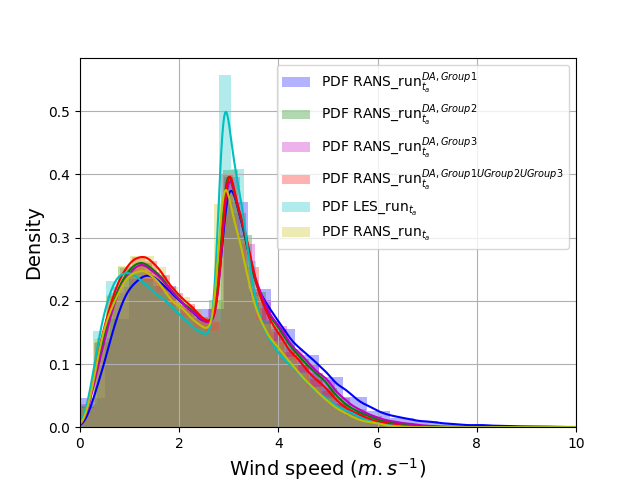

Write the Python code that produced this figure.
#!/usr/bin/python
import numpy as np
from scipy.optimize import minimize
import random
import matplotlib.pyplot as plt
import time
import copy
from sklearn.mixture import GaussianMixture
from scipy.stats import norm

from numpy.linalg import inv
from numpy import linalg as LA
import pandas as pd

import math
from scipy.sparse.linalg import svds

from sklearn import preprocessing

from sklearn.neighbors import KernelDensity


from scipy.optimize import curve_fit


import sys

def gauss(x, mu, sigma, A):
    return A*np.exp(-(x-mu)**2/2/sigma**2)

def bimodal(x, mu1, sigma1, A1, mu2, sigma2, A2):
    return gauss(x,mu1,sigma1,A1)+gauss(x,mu2,sigma2,A2)




file_obs='U_analysis_group1.csv'
def get_d(file_ob):
  obs_f= pd.read_csv(file_ob)
  obs_f = obs_f.values
  #print (obs_f, obs_f.flatten())
  U=obs_f.flatten()
  return U

U_g1=get_d('new_U_analysis_group1.csv')
V_g1=get_d('new_V_analysis_group1.csv')
W_g1=get_d('new_W_analysis_group1.csv')



U_g2=get_d('new_U_analysis_group2.csv')
V_g2=get_d('new_V_analysis_group2.csv')
W_g2=get_d('new_W_analysis_group2.csv')

U_g3=get_d('new_U_analysis_group3.csv')
V_g3=get_d('new_V_analysis_group3.csv')
W_g3=get_d('new_W_analysis_group3.csv')


U_g123=get_d('new_U_analysis_group123.csv')
V_g123=get_d('new_V_analysis_group123.csv')
W_g123=get_d('new_W_analysis_group123.csv')



U_gall_tr1=get_d('new_U_analysis_groupall_tr1.csv')
V_gall_tr1=get_d('new_V_analysis_groupall_tr1.csv')
W_gall_tr1=get_d('new_W_analysis_groupall_tr1.csv')



x_d=np.linspace(0,10,500)
im_dist= np.reshape(x_d,  ( len(np.array(x_d).flatten()), 1))

    

WS_gall_tr1=np.sqrt(U_gall_tr1**2 + V_gall_tr1**2 + W_gall_tr1**2) 



kde = KernelDensity(kernel='gaussian', bandwidth=0.1)
R=np.sort(np.array(WS_gall_tr1).flatten())
L= np.reshape(R,  ( len(np.array(WS_gall_tr1).flatten()), 1))
kde.fit(L)
probgall_tr1 =  np.exp(kde.score_samples(im_dist)).tolist() # [:,None]))




WS_g1=np.sqrt(U_g1**2 + V_g1**2 + W_g1**2)
x_d=np.linspace(0,10,500)
im_dist= np.reshape(x_d,  ( len(np.array(x_d).flatten()), 1))




kde = KernelDensity(kernel='gaussian', bandwidth=0.1)
R=np.sort(np.array(WS_g1).flatten())
L= np.reshape(R,  ( len(np.array(WS_g1).flatten()), 1))
kde.fit(L)
prob1 =  np.exp(kde.score_samples(im_dist)).tolist() # [:,None]))


'''
plt.figure(111)
y, x,_=plt.hist(WS_g1, color='b' ,bins=30,  density=True, label='PDF RANS_run$^{DA, Group 1}_{t_{a}}$', alpha=0.3)
x=(x[1:]+x[:-1])/2 # for len(x)==len(y)


def gauss(x, mu, sigma, A):
    return A*np.exp(-(x-mu)**2/2/sigma**2)

def bimodal(x, mu1, sigma1, A1, mu2, sigma2, A2):
    return gauss(x,mu1,sigma1,A1)+gauss(x,mu2,sigma2,A2)

expected = (1, 2, 0.25, 3, 1, 0.32)
params, cov = curve_fit(bimodal, x, y, expected)
sigma=np.sqrt(np.diag(cov))
x_fit = np.linspace(x.min(), x.max(), 500)
plt.plot(x_fit, gauss(x_fit, *params[:3]), color='red', lw=1, ls="--", label='Mode 1')
plt.plot(x_fit, gauss(x_fit, *params[3:]), color='red', lw=1, ls=":", label='Mode 2')
plt.savefig('dec.png')
'''

print('uuuu')

WS_g2=np.sqrt(U_g2**2 + V_g2**2 + W_g2**2)
WS_g3=np.sqrt(U_g3**2 + V_g3**2 + W_g3**2)

WS_g123=np.sqrt(U_g123**2 + V_g123**2 + W_g123**2)



file_foam = 'RANS_OKC_NW/100/U'
#print (ff, file_foam)
with open(file_foam) as f:
   AA=f.readlines()
   B=[]
   for i in range(len(AA)):
      B.append(AA[i].replace('\n',''))
   for i in range(len(B)):
     if (B[i][0:8] == 'internal' ):
         COMPS = B[i+3:i+3+np.int(B[i+1])]

   U=[]
   V=[]
   W=[]

   for i in range(len(COMPS)):
         U.append(float(COMPS[i].split(' ')[0][1:]))
         V.append(float(COMPS[i].split(' ')[1][0:]))
         W.append(float(COMPS[i].split(' ')[2][:len(COMPS[i].split(' ')[2]) -1]))
WS_rans=[]
for i in range(len(COMPS)):
    WS_rans.append(np.sqrt((U[i]**2 + V[i]**2 + W[i]**2)))


kde = KernelDensity(kernel='gaussian', bandwidth=0.1)
R=np.sort(np.array(WS_rans).flatten())
L= np.reshape(R,  ( len(np.array(WS_rans).flatten()), 1))
kde.fit(L)
probrans =  np.exp(kde.score_samples(im_dist)) # [:,None]))



y, x,_=plt.hist(WS_rans, color='b' ,bins=30,  density=True, label='PDF RANS_run$^{DA, Group 1}_{t_{a}}$', alpha=0.3)
x=(x[1:]+x[:-1])/2 # for len(x)==len(y)



expected = (1, 2, 0.25, 3, 1, 0.32)
params, cov = curve_fit(bimodal, x, y, expected)
sigma=np.sqrt(np.diag(cov))
x_fit = np.linspace(x.min(), x.max(), 50)

#X_train = np.vstack([shifted_gaussian, stretched_gaussian])

gm = GaussianMixture(n_components=2).fit(np.array(WS_rans).reshape(-1, 1))
#def gauss(x, mu, sigma, A):
print (gm.means_[0], np.sqrt(gm.covariances_[0]), gm.weights_[0])
print (gm.means_[1], np.sqrt(gm.covariances_[1]), gm.weights_[1])

plt.plot(x_d, norm.pdf(x_d, gm.means_[0][0], np.sqrt(gm.covariances_[0][0]))* gm.weights_[0], color='m', lw=2, ls='dashdot', label='PDF Mode 1')
plt.plot(x_d, norm.pdf(x_d, gm.means_[1][0], np.sqrt(gm.covariances_[1][0]))* gm.weights_[1], color='m', lw=2, ls=':', label='PDF Mode 2')

#plt.plot(x_fit, gauss(x_fit, *params[3:]), color='m', lw=1, ls=":", label='Mode 2')
plt.plot( x_d, probrans,'y-', label='PDF RANS_run$_{t_{a}}$')
plt.legend(fontsize=14)
plt.ylabel('Density', fontsize=14)
plt.xlabel('Wind speed ($m.s^{-1}$)', fontsize=14)
plt.xticks(fontsize=10)
plt.yticks(fontsize=10)

plt.savefig('dec.png')

print ('iii')



file_foam = 'les_2/100/U'
#print (ff, file_foam)
with open(file_foam) as f:
   AA=f.readlines()
   B=[]
   for i in range(len(AA)):
      B.append(AA[i].replace('\n',''))
   for i in range(len(B)):
     if (B[i][0:8] == 'internal' ):
         COMPS = B[i+3:i+3+np.int(B[i+1])]

   U=[]
   V=[]
   W=[]

   for i in range(len(COMPS)):
         U.append(float(COMPS[i].split(' ')[0][1:]))
         V.append(float(COMPS[i].split(' ')[1][0:]))
         W.append(float(COMPS[i].split(' ')[2][:len(COMPS[i].split(' ')[2]) -1]))
WS_les=[]
for i in range(len(COMPS)):
    WS_les.append(np.sqrt((U[i]**2 + V[i]**2 + W[i]**2)))


x_d=np.linspace(0,10,500)
im_dist= np.reshape(x_d,  ( len(np.array(x_d).flatten()), 1))


'''
WS_g1=preprocessing.normalize(np.reshape(WS_g1, (-1,1)), axis=0)
print (WS_g1)
WS_g2=preprocessing.normalize(np.reshape(WS_g2, (-1,1)), axis=0)
WS_g3=preprocessing.normalize(np.reshape(WS_g3, (-1,1)), axis=0)
WS_g123=preprocessing.normalize(np.reshape(WS_g123, (-1,1)), axis=0)

WS_les=preprocessing.normalize(np.reshape(WS_les, (-1,1)), axis=0)
WS_rans=preprocessing.normalize(np.reshape(WS_rans, (-1,1)), axis=0)
'''


kde = KernelDensity(kernel='gaussian', bandwidth=0.1)
R=np.sort(np.array(WS_g1).flatten())
L= np.reshape(R,  ( len(np.array(WS_g1).flatten()), 1))
kde.fit(L)
prob1 =  np.exp(kde.score_samples(im_dist)) # [:,None]))




kde = KernelDensity(kernel='gaussian', bandwidth=0.1)
R=np.sort(np.array(WS_g2).flatten())
L= np.reshape(R,  ( len(np.array(WS_g2).flatten()), 1))
kde.fit(L)
prob2 =  np.exp(kde.score_samples(im_dist)) # [:,




kde = KernelDensity(kernel='gaussian', bandwidth=0.1)
R=np.sort(np.array(WS_g3).flatten())
L= np.reshape(R,  ( len(np.array(WS_g3).flatten()), 1))
kde.fit(L)
prob3 =  np.exp(kde.score_samples(im_dist)) # [:,








kde = KernelDensity(kernel='gaussian', bandwidth=0.1)
R=np.sort(np.array(WS_g123).flatten())
L= np.reshape(R,  ( len(np.array(WS_g123).flatten()), 1))
kde.fit(L)
prob123 =  np.exp(kde.score_samples(im_dist)) # [:,


kde = KernelDensity(kernel='gaussian', bandwidth=0.1)
R=np.sort(np.array(WS_les).flatten())
L= np.reshape(R,  ( len(np.array(WS_les).flatten()), 1))
kde.fit(L)
probles =  np.exp(kde.score_samples(im_dist)) # [:,None]))


kde = KernelDensity(kernel='gaussian', bandwidth=0.1)
R=np.sort(np.array(WS_rans).flatten())
L= np.reshape(R,  ( len(np.array(WS_rans).flatten()), 1))
kde.fit(L)
probrans =  np.exp(kde.score_samples(im_dist)) # [:,None]))



'''



kde = KernelDensity(kernel='gaussian', bandwidth=0.1)
R=np.sort(np.array(S3).flatten())
L= np.reshape(R,  ( len(np.array(S3).flatten()), 1))
kde.fit(L)
prob3 =  np.exp(kde.score_samples(im_dist)) # [:,None]))












kde = KernelDensity(kernel='gaussian', bandwidth=0.1)
R=np.sort(np.array(WS).flatten())
L= np.reshape(R,  ( len(np.array(WS).flatten()), 1))
kde.fit(L)
prob4 =  np.exp(kde.score_samples(im_dist)) # [:,None]))





'''
'''
plt.figure(111)
y, x,_=plt.hist(WS_g1, color='b' ,bins=30,  density=True, label='PDF RANS_run$^{DA, Group 1}_{t_{a}}$', alpha=0.3)


def gauss(x, mu, sigma, A):
    return A*np.exp(-(x-mu)**2/2/sigma**2)

def bimodal(x, mu1, sigma1, A1, mu2, sigma2, A2):
    return gauss(x,mu1,sigma1,A1)+gauss(x,mu2,sigma2,A2)

expected = (1, .2, 250, 2, .2, 125)
params, cov = curve_fit(bimodal, x, y, expected)
sigma=np.sqrt(np.diag(cov))
x_fit = np.linspace(x.min(), x.max(), 500)
plt.plot(x_fit, gauss(x_fit, *params[:3]), color='c', lw=1, ls="- -", label='distribution 1')
plt.plot(x_fit, gauss(x_fit, *params[3:]), color='c', lw=1, ls=":", label='distribution 2')
plt.plot( x_d, probrans,'y-', label='PDF RANS_run$_{t_{a}}$')
plt.legend(fontsize=14)
plt.savefig('dec.png')
'''



def hellinger_explicit(p, q):
    """Hellinger distance between two discrete distributions.
       Same as original version but without list comprehension
    """
    list_of_squares = []
    for p_i, q_i in zip(p, q):

        # caluclate the square of the difference of ith distr elements
        s = (math.sqrt(p_i) - math.sqrt(q_i)) ** 2

        # append 
        list_of_squares.append(s)

    # calculate sum of squares
    sosq = math.sqrt(sum(list_of_squares))    

    return sosq / math.sqrt(2)

print ('HD rans, les', hellinger_explicit (0.9*probrans, 0.96*probles ))
print ('HD rans DA, les', hellinger_explicit (prob123, 0.96*probles ))
print ('HD rans DA tr1, les', hellinger_explicit (probgall_tr1, 0.96*probles ))
#print ('HD rans, les', hellinger_explicit (0.9*probrans, 0.96*probles ))

plt.figure(221)


#plt.plot( x_d, prob,'r-')
#hist=plt.hist(WS_g1, color='b' ,bins=30,  density=True, label='PDF RANS_run$^{DA, Group 1}_{t_{a}}$', alpha=0.3)
hist=plt.hist(WS_g123, color='r' ,bins=30,  density=True, label='PDF RANS_run$^{DA, TSVD, Group 1 U Group 2 U Group 3}_{t_{a}}$', alpha=0.3)
hist=plt.hist(WS_les, color='c' ,bins=30,  density=True, label='PDF LES_run$_{t_{a}}$', alpha=0.3)
hist=plt.hist(WS_gall_tr1, color='m' ,bins=30,  density=True, label='PDF RANS_run$^{DA, PCA, Group 1 U Group 2 U Group 3}_{t_{a}}$', alpha=0.3)
hist=plt.hist(WS_rans, color='y' ,bins=30,  density=True, label='PDF RANS_run$_{t_{a}}$', alpha=0.3)




plt.plot( x_d, 0.96*probles,'c-')
plt.plot( x_d, prob123,'r-')
plt.plot( x_d, probgall_tr1,'m-')
plt.plot( x_d, 0.9*probrans,'y-')



plt.grid(True)
plt.ylabel('Density', fontsize=14)
plt.xlabel('Wind speed ($m.s^{-1}$)', fontsize=14)
plt.xlim(0,10)
plt.legend(loc=1)
plt.savefig('gusts_tr1.png')
plt.show()

print ('hhhhh tr1')


plt.figure(222)


#plt.plot( x_d, prob,'r-')
hist=plt.hist(WS_g1, color='b' ,bins=30,  density=True, label='PDF RANS_run$^{DA, Group 1}_{t_{a}}$', alpha=0.3)
hist=plt.hist(WS_g2, color='g' ,bins=30,  density=True, label='PDF RANS_run$^{DA, Group 2}_{t_{a}}$', alpha=0.3)
hist=plt.hist(WS_g3, color='m' ,bins=30,  density=True, label='PDF RANS_run$^{DA, Group 3}_{t_{a}}$', alpha=0.3)
hist=plt.hist(WS_g123, color='r' ,bins=30,  density=True, label='PDF RANS_run$^{DA, Group 1 U Group 2 U Group 3}_{t_{a}}$', alpha=0.3)
#hist=plt.hist(WS_les, color='c' ,bins=30,  density=True, label='LES', alpha=0.3)
hist=plt.hist(WS_rans, color='y' ,bins=30,  density=True, label='PDF RANS_run$_{t_{a}}$', alpha=0.3)

'''
hist=plt.hist(S2, color='g' ,bins=30,  density=True, label='S2', alpha=0.5)
hist=plt.hist(S3, color='r' ,bins=30,  density=True, label='S4', alpha=0.5)
hist=plt.hist(WS, color='m' ,bins=30,  density=True, label='S5', alpha=0.5)
print ('stat S1', np.mean(S1), np.std(S1))
print ('stat S2', np.mean(S2), np.std(S2))
print ('stat S3', np.mean(S3), np.std(S3))
print ('stat WS', np.mean(WS), np.std(WS))
'''

plt.plot( x_d, prob1,'b-')
plt.plot( x_d, prob2,'g-')
plt.plot( x_d, prob3,'m-')
plt.plot( x_d, prob123,'r-')
#plt.plot( x_d, probles,'c-')
plt.plot( x_d, probrans,'y-')

plt.grid(True)
plt.ylabel('Density', fontsize=14)
plt.xlabel('Wind speed ($m.s^{-1}$)', fontsize=14)
plt.xlim(0,10)
plt.legend(loc=1)
plt.savefig('gusts.png')
plt.show()




from scipy.stats import kurtosis, skew

print('skew pro 1 ',skew(prob1, axis=0, bias=True))
print('skew pro 2 ',skew(prob2, axis=0, bias=True))
print('skew pro 3 ',skew(prob3, axis=0, bias=True))
print('skew pro 123 ',skew(prob123, axis=0, bias=True))
print('skew pro rans ',skew(probrans, axis=0, bias=True))




print('kurto pro 1 ',kurtosis(prob1, axis=0, bias=True))
print('kurto pro 2 ',kurtosis(prob2, axis=0, bias=True))
print('kurto pro 3 ',kurtosis(prob3, axis=0, bias=True))
print('kurto pro 123 ',kurtosis(prob123, axis=0, bias=True))
print('kurto pro rans ',kurtosis(probrans, axis=0, bias=True))


def hellinger_explicit(p, q):
    """Hellinger distance between two discrete distributions.
       Same as original version but without list comprehension
    """
    list_of_squares = []
    for p_i, q_i in zip(p, q):

        # caluclate the square of the difference of ith distr elements
        s = (math.sqrt(p_i) - math.sqrt(q_i)) ** 2

        # append 
        list_of_squares.append(s)

    # calculate sum of squares
    sosq = math.sqrt(sum(list_of_squares))    

    return sosq / math.sqrt(2)


print ('Hellinger group 1 obs', hellinger_explicit(prob1 ,probrans ) )
print ('Hellinger group 2 obs', hellinger_explicit(prob2 ,probrans ) )
print ('Hellinger group 3 obs', hellinger_explicit(prob3 ,probrans ) )

print ('Hellinger group 123 obs', hellinger_explicit(prob123 ,probrans ) )
#print ('Hellinger rans obs', hellinger_explicit(probrans ,probles ) )

